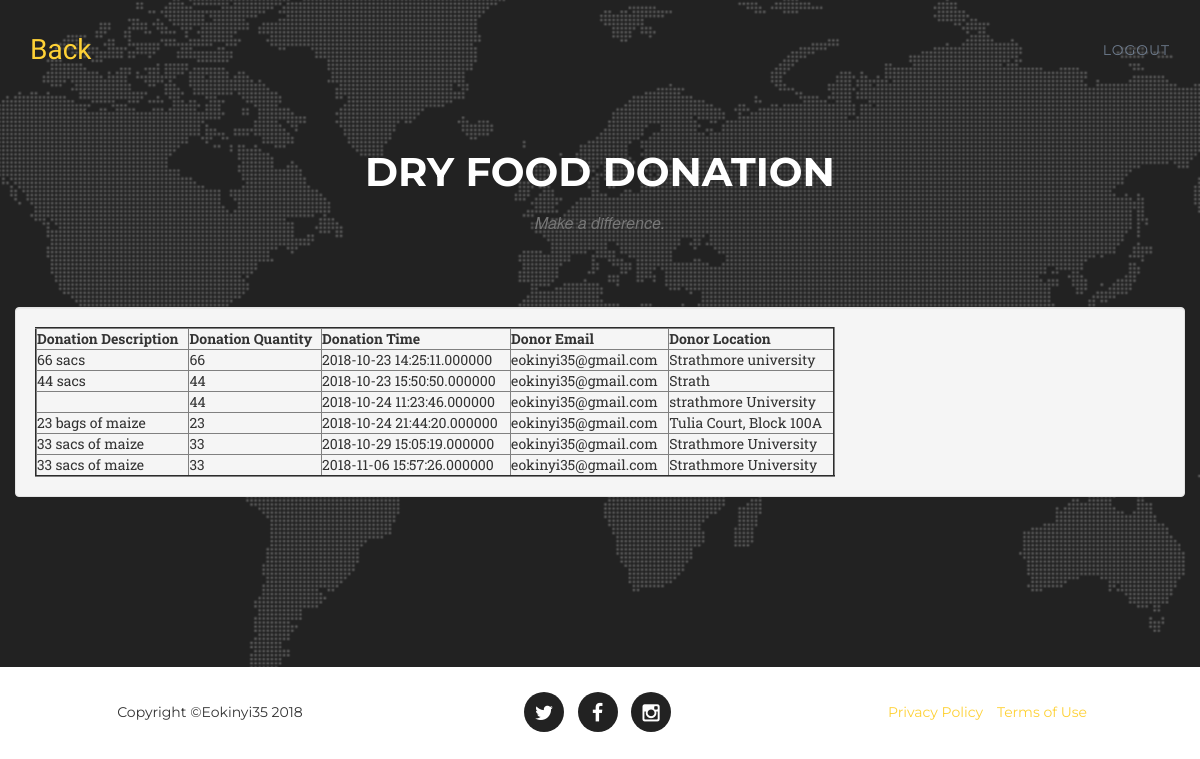
/drydonations.php, run on the app's committed database.
### tables this page shows
CREATE TABLE `donations` (
  `user_id` int(20) NOT NULL,
  `donor_email` varchar(100) NOT NULL,
  `image` varchar(225) NOT NULL DEFAULT 'default.jpg',
  `donation_id` int(10) NOT NULL,
  `donation_description` varchar(30) NOT NULL,
  `donation_location` varchar(30) NOT NULL,
  `donation_quantity` int(10) NOT NULL,
  `donation_time` timestamp(6) NOT NULL DEFAULT CURRENT_TIMESTAMP(6),
  `FoodType` varchar(20) NOT NULL,
  `campaign_id` int(10) NOT NULL,
  `lat` float(10,6) NOT NULL,
  `lng` float(10,6) NOT NULL,
  `institution_id` int(10) NOT NULL,
  `status` int(1) NOT NULL DEFAULT '1',
  `expiry_date` date NOT NULL,
  `donor_phone` int(12) NOT NULL
);

### drydonations.php (the view, shortened to what this page needs)
<!DOCTYPE html>
<html lang="en">
<head>
    <link href="css/bootstrap.min.css" rel="stylesheet">
    <link href="css/agency.css" rel="stylesheet">
    <link href="font-awesome/css/font-awesome.min.css" rel="stylesheet" type="text/css">
</head>
<body>
 <section id="contact">
  <nav class="navbar navbar-default navbar-fixed-top">
        <div class="container">
            <div class="navbar-header page-scroll">
                <a class="navbar-brand page-scroll" href="reports.php">Back</a>
            </div>
            <div class="collapse navbar-collapse" id="bs-example-navbar-collapse-1">
                <ul class="nav navbar-nav navbar-right">
                     <li>
                        <a  class="page-scroll" href="logout.php">logout</a>
                    </li>
                </ul>
            </div>
        </div>
    </nav>
        <div class="container">
            <div class="row">
                <div class="col-lg-12 text-center">
                    <h2 class="section-heading">Dry Food Donation</h2>
                    <h3 class="section-subheading text-muted">Make a difference.</h3>
                </div>
            </div>
            <div class="row">
             <form action="process.php"  method="POST" enctype ="multipart/form-data">
                <div class="row">
                <table align="center" >
                                        <tr>
                                          <td class="col-md-6">
                                              <div class="well">
                                                <?php
                                          require_once "connection.php";
                                           $sql = mysqli_query($conn,"SELECT * FROM donations WHERE FoodType = 'Dry'");
                                          if(!empty($sql))
                                          {
                                            $row = mysqli_num_rows($sql);
                                            if($row > 0 ) {
                                              echo "<table border='2' width='800'>";
                                              echo "<tr>";
                                              echo "<th>Donation Description</th>";
                                              echo "<th>Donation Quantity</th>";
                                              echo "<th>Donation Time</th>";
                                              echo "<th>Donor Email</th>";
                                              echo "<th>Donor Location</th>";
                                              echo "</tr>";
                                               echo "<tbody>";
                                                while($row = $sql->fetch_assoc()) {
                                                echo "<tr>";
                                                echo "<td>" . $row['donation_description'] . "</td>";
                                                echo "<td>" . $row['donation_quantity'] . "</td>";
                                                echo "<td>" . $row['donation_time'] . "</td>";
                                                echo "<td>" . $row['donor_email'] . "</td>";
                                                echo "<td>" . $row['donation_location'] . "</td>";
                                                }
                                                echo "</table>";
                                              }else{
                                                echo "Table is empty";
                                              }
                                            }
                                          ?>
                                                </div>
                                            </form>
                </div>
            </div>
    </section>
    <footer>
        <div class="container">
            <div class="row">
                <div class="col-md-4">
                    <span class="copyright">Copyright &copy;Eokinyi35 2018</span>
                </div>
                <div class="col-md-4">
                    <ul class="list-inline social-buttons">
                        <li><a href="https://twitter.com/okinyi_emmanuel"><i class="fa fa-twitter"></i></a>
                        </li>
                        <li><a href="https://www.facebook.com/Emmanuel Okinyi/?pnref=lhc"><i class="fa fa-facebook"></i></a>
                        </li>
                        <li><a href="https://www.instagram.com/eokinyi/"><i class="fa fa-instagram"></i></a>
                        </li>
                    </ul>
                </div>
                <div class="col-md-4">
                    <ul class="list-inline quicklinks">
                        <li><a href="#">Privacy Policy</a>
                        </li>
                        <li><a href="#">Terms of Use</a>
                        </li>
                    </ul>
                </div>
            </div>
        </div>
    </footer>
</body>
</html>

### css/agency.css (style rules this page uses)
body { overflow-x:hidden; font-family:"Roboto Slab","Helvetica Neue",Helvetica,Arial,sans-serif }
.text-muted { color:#777 }
a,a:hover,a:focus,a:active,a.active { outline:0 }
a { color:#fed136 }
h1,h2,h3,h4,h5,h6 { font-family:Montserrat,"Helvetica Neue",Helvetica,Arial,sans-serif; text-transform:uppercase; font-weight:700 }
.navbar-default { background-color:#222; border-color:transparent }
.navbar-default .navbar-brand { color:#fed136; font-family:"Kaushan Script","Helvetica Neue",Helvetica,Arial,cursive }
.navbar-default .navbar-collapse { border-color:rgba(255,255,255,.02) }
.navbar-default .nav li a { font-family:Montserrat,"Helvetica Neue",Helvetica,Arial,sans-serif; text-transform:uppercase; font-weight:400;letter-spacing:1px; color:#6D7B8D }
@media (min-width:768px) { .navbar-default { background-color:transparent; padding:25px 0; -webkit-transition:padding .3s;-moz-transition:padding .3s;transition:padding .3s;border:0 } }
@media (min-width:768px) { .navbar-default .navbar-brand { font-size:2em; -webkit-transition:all .3s; -moz-transition:all .3s; transition:all .3s } }
section { padding:100px 0 }
section h2.section-heading { font-size:40px; margin-top:0; margin-bottom:15px }
section h3.section-subheading { font-size:16px; font-family:"Droid Serif","Helvetica Neue",Helvetica,Arial,sans-serif; text-transform:none; font-style:italic; font-weight:400; margin-bottom:75px }
@media (min-width:768px) { section { padding:150px 0 } }
section#contact { background-color:#222; background-image:url(../img/map-image.png); background-position:center; background-repeat:no-repeat }
section#contact .section-heading { color:#fff }
footer { padding:25px 0;text-align:center }
footer span.copyright { line-height:40px; font-family:Montserrat,"Helvetica Neue",Helvetica,Arial,sans-serif; text-transform:uppercase; text-transform:none }
footer ul.quicklinks { margin-bottom:0; line-height:40px; font-family:Montserrat,"Helvetica Neue",Helvetica,Arial,sans-serif; text-transform:uppercase; text-transform:none }
ul.social-buttons { margin-bottom:0 }
ul.social-buttons li a { display:block; background-color:#222; height:40px; width:40px; border-radius:100%; font-size:20px; line-height:40px; color:#fff; outline:0; -webkit-transition:all .3s; -moz-transition:all .3s; transition:all .3s }
body { webkit-tap-highlight-color:#fed136 }

### data on the page
donations: donation_description "66 sacs", donation_quantity "66", donation_time "2018-10-23 14:25:11.000000", donor_email "eokinyi35@gmail.com", donation_location "Strathmore university"
donations: donation_description "44 sacs", donation_quantity "44", donation_time "2018-10-23 15:50:50.000000", donor_email "eokinyi35@gmail.com", donation_location "Strath"
donations: donation_quantity "44", donation_time "2018-10-24 11:23:46.000000", donor_email "eokinyi35@gmail.com", donation_location "strathmore University"
donations: donation_description "23 bags of maize", donation_quantity "23", donation_time "2018-10-24 21:44:20.000000", donor_email "eokinyi35@gmail.com", donation_location "Tulia Court, Block 100A"
donations: donation_description "33 sacs of maize", donation_quantity "33", donation_time "2018-10-29 15:05:19.000000", donor_email "eokinyi35@gmail.com", donation_location "Strathmore University"
donations: donation_description "33 sacs of maize", donation_quantity "33", donation_time "2018-11-06 15:57:26.000000", donor_email "eokinyi35@gmail.com", donation_location "Strathmore University"
